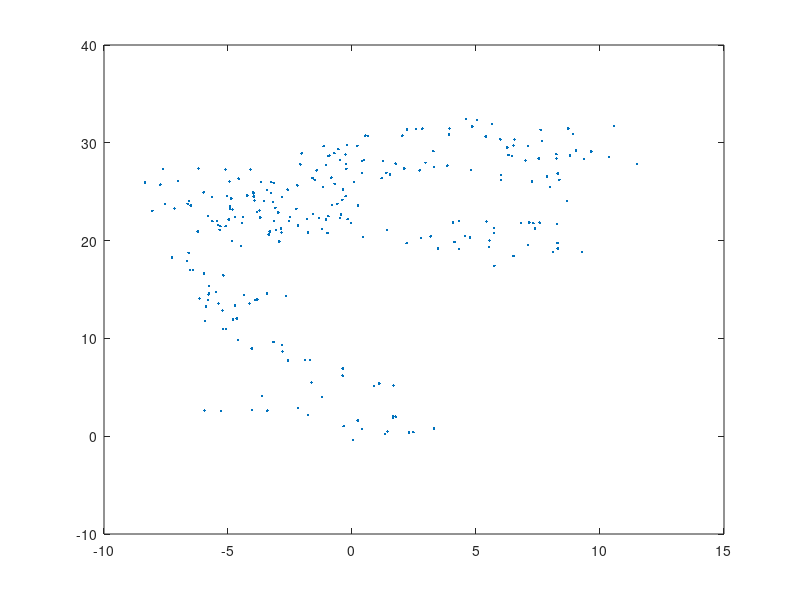
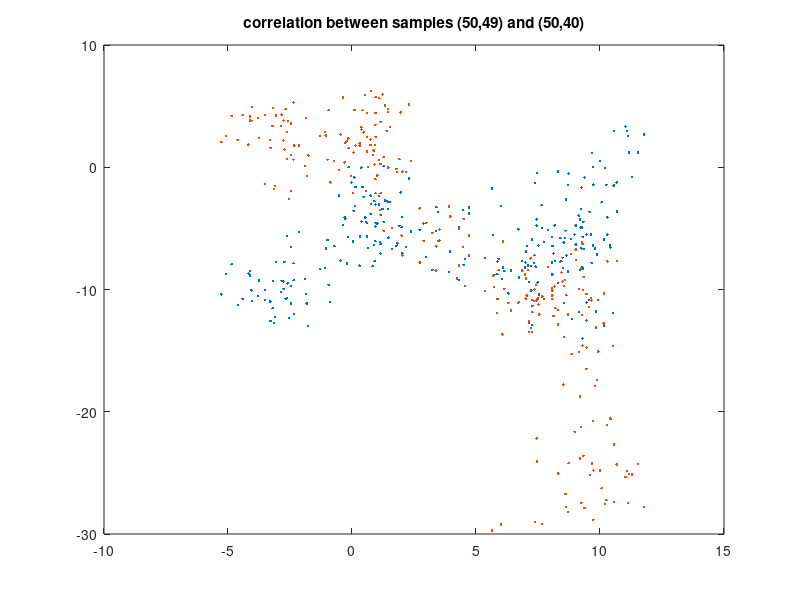
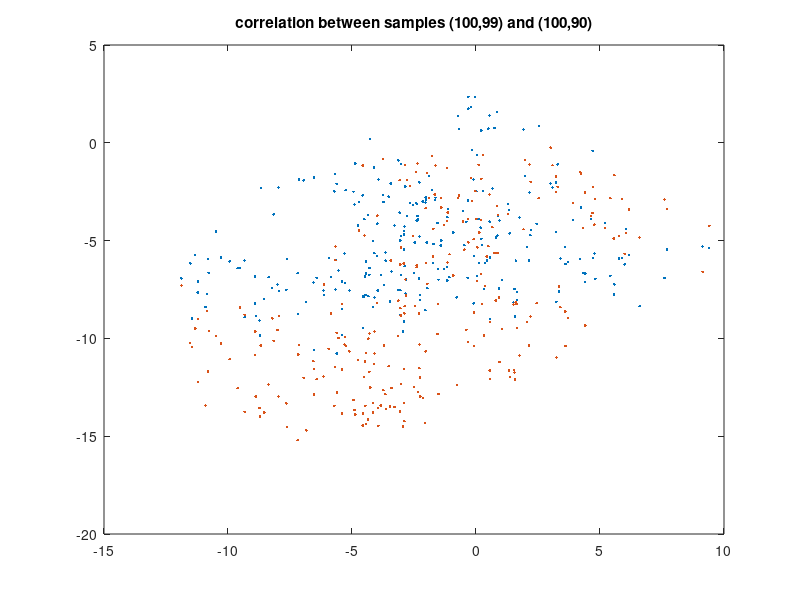
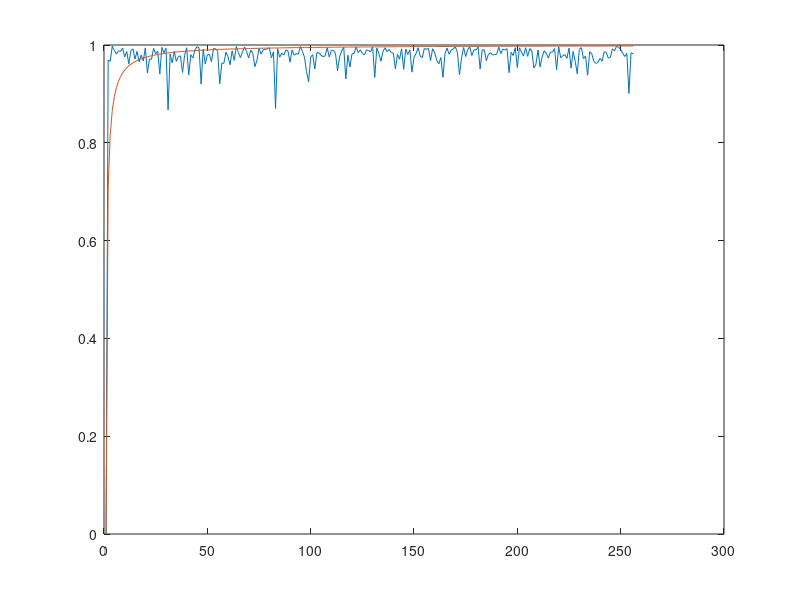

Write the MATLAB code that produced these figures, in order.
clc
clear

%Part 4 Q:4
X=normrnd(0,1,256,256);
x=filter(1,[1 -1], X);
figure(5)
plot(x)
title('random walk process')
figure(1)
plot(x(:,10),x(:,9),'.') 
figure(2)
plot(x(:,50),x(:,49),'.')
hold on 
plot(x(:,50),x(:,40),'.') 
title('correlation between samples (50,49) and (50,40)')
hold off
figure(3)
plot(x(:,100),x(:,99),'.')
hold on 
plot(x(:,100),x(:,90),'.')
title('correlation between samples (100,99) and (100,90)')
hold off
figure(4)
plot(x(:,200),x(:,199),'.')
hold on 
plot(x(:,200),x(:,190),'.')
title('correlation between samples (200,199) and (200,190)')
hold off

%part 4 Q:5

corrmat=zeros(1,256);
corrmat2=zeros(1,256);
for i=2:256
    corrmat(i)=corr(x(1:255,i),x(2:256,i));
    corrmat2(i)=(i-1)/sqrt(i*(i-1));
end
plot(corrmat)
hold on
plot(corrmat2)
hold off